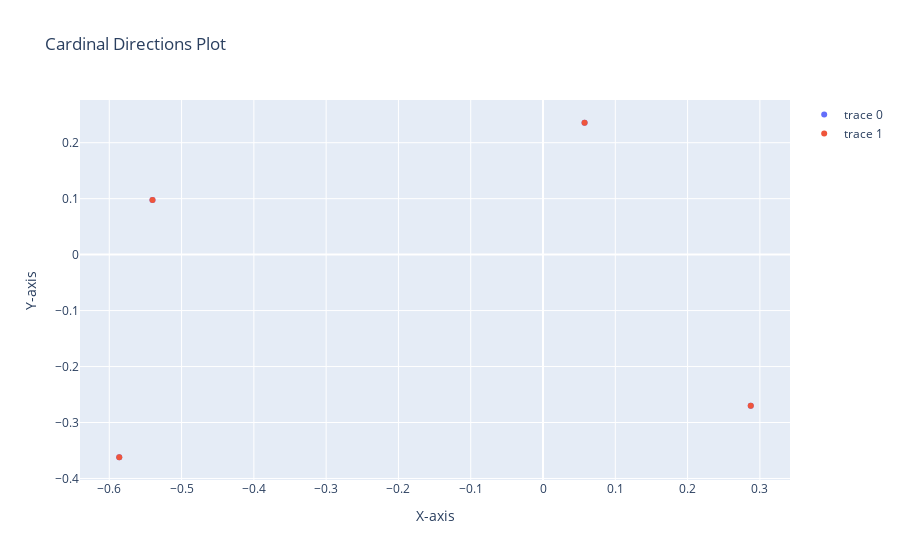

The notebook cell saved with this chart:
### Code cell
# Extract coordinates and labels
data = p.b.direction_dict
x_values = [coord[0] for coord in data.values()]
y_values = [coord[1] for coord in data.values()]
labels = list(data.keys())

# Create scatter plot
fig = go.Figure(data=go.Scatter(x=x_values, y=y_values, mode='markers', text=labels))

coords = [v.mean_location for v in p.b.four_con.values()]
x_values = [coord[0] for coord in coords]
y_values = [coord[1] for coord in coords]
labels = [v.node for v in p.b.four_con.values()]

fig.add_trace(go.Scatter(x=x_values, y=y_values, mode='markers', text=labels))
# Update layout
fig.update_layout(title='Cardinal Directions Plot', xaxis_title='X-axis', yaxis_title='Y-axis')



# Show plot
fig.show()

### Figure 1 — Plotly figure (JSON) as saved in the notebook; plotly's stock layout.template omitted (floating-point values rounded to 4 significant figures)
{"data": [{"mode": "markers", "text": ["north", "south", "east", "west"], "type": "scatter", "x": [0.05747, -0.5862, 0.2874, -0.5402], "y": [0.2356, -0.3621, -0.2701, 0.0977]}, {"mode": "markers", "text": ["9", "10", "11", "12"], "type": "scatter", "x": [-0.5402, 0.05747, 0.2874, -0.5862], "y": [0.0977, 0.2356, -0.2701, -0.3621]}], "layout": {"title": {"text": "Cardinal Directions Plot"}, "xaxis": {"title": {"text": "X-axis"}}, "yaxis": {"title": {"text": "Y-axis"}}}}
